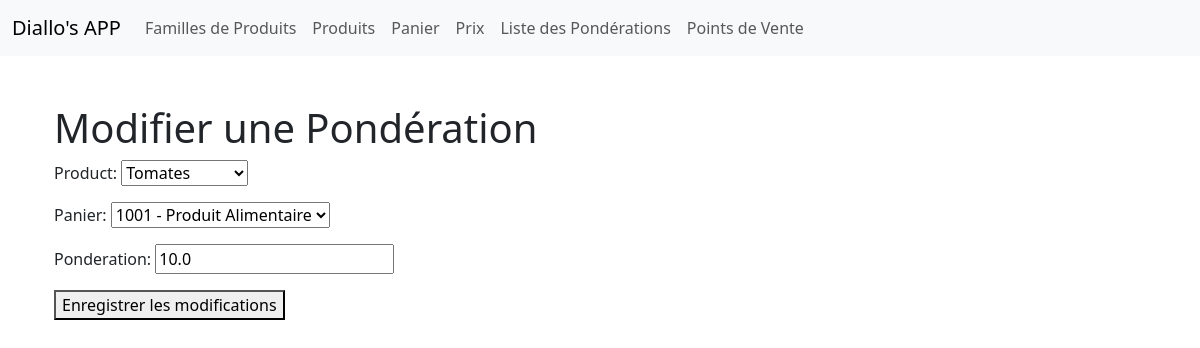
The page /ponderation/10/edit/ on the database its author committed.
### gestion_produits/models.py (models this page shows, shortened)
class Ponderation(models.Model):
    DEFAULT_PONDERATION = 0.0
    product = models.ForeignKey(Product, on_delete=models.CASCADE)
    panier = models.ForeignKey(Panier, on_delete=models.CASCADE)
    ponderation = models.FloatField(default=DEFAULT_PONDERATION)

### gestion_produits/views.py (the view)
# urls.py: path('ponderation/<int:pk>/edit/', views.ponderation_edit, name='ponderation_edit'),
def ponderation_edit(request, pk):
    ponderation = get_object_or_404(Ponderation, pk=pk)
    if request.method == "POST":
        form = PonderationForm(request.POST, instance=ponderation)
        if form.is_valid():
            ponderation = form.save(commit=False)
            ponderation.save()
            return redirect('ponderation_list')
    else:
        form = PonderationForm(instance=ponderation)
    return render(request, 'ponderation_edit.html', {'form': form})

### gestion_produits/forms.py
class PonderationForm(forms.ModelForm):
    class Meta:
        model = Ponderation
        fields = ['product', 'panier', 'ponderation']

### gestion_produits/models.py (called while the page is built)
    def __str__(self):
        return self.name

    def __str__(self):
        return f"{self.code_panier} - {self.label}"

### gestion_produits/templates/ponderation_edit.html (shortened to what this page needs)
{% extends 'base.html' %}
{% block content %}
<div class="container mt-5">
    <h1>Modifier une Pondération</h1>
    <form method="post">
        {{ form.as_p }}
        <button type="submit">Enregistrer les modifications</button>
    </form>
</div>
{% endblock %}

### rows shown on the page
Ponderation: product "Tomates", panier "1001 - Produit Alimentaire", ponderation "10.0"
